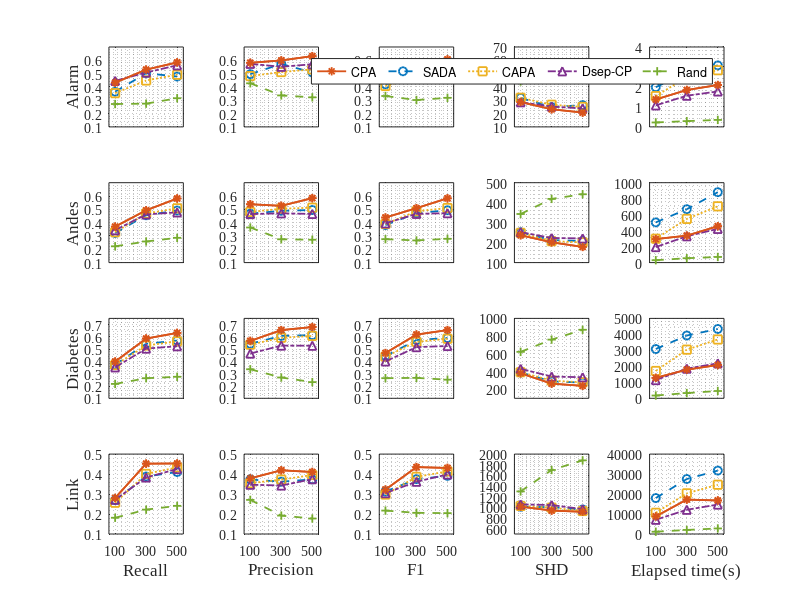

Write the MATLAB code that produced this figure.
clc;clear;tic;fs = 12;lw = 1.3;
load res_causaldiscovery
%%%%%%%%%%%%%%%%%%%%%%%%%%%%%%%%%%%%%%%%%%%%%%%%%%%%%%%%%%%%%%%%%%%%%%%%%%%
d = result(1:15,:);
for i = 1:5
    subplot(4,5,i)
    plot(1:3,d([1,6,11]+i-1,1),'*-','Color',[0.85 0.33 0.1],'LineWidth',lw);hold on
    plot(1:3,d([1,6,11]+i-1,2),'o--','Color',[0 0.45 0.74],'LineWidth',lw);hold on
    plot(1:3,d([1,6,11]+i-1,3),'s:','LineWidth',lw);hold on
    plot(1:3,d([1,6,11]+i-1,4),'^-.','LineWidth',lw);hold on
    plot(1:3,d([1,6,11]+i-1,5),'+--','LineWidth',lw);hold on
    plot(1:3,d([1,6,11]+i-1,1),'*-','Color',[0.85 0.33 0.1],'LineWidth',lw);hold on
    grid minor
    xlim([0.8,3.2]);
    set(gca,'xtick',[1 2 3]);
    set(gca,'xTickLabel',{'', '', ''},'Fontname','Times New Roman');
    if i == 1
        ylabel('Alarm','Fontname','Times New Roman','FontSize',fs);
         ylim([0.1,0.7]);
    elseif i ==2
         ylim([0.1,0.7]);
    elseif i ==3
         ylim([0.1,0.7]);
    elseif i ==4
         ylim([10,70]);
    elseif i ==5
         ylim([0,4]);
    end
end
legend('CPA','SADA','CAPA','Dsep-CP','Rand','Orientation','horizontal');

d = result(16:30,:);
for i = 1:5
    subplot(4,5,i+5)
    plot(1:3,d([1,6,11]+i-1,1),'*-','Color',[0.85 0.33 0.1],'LineWidth',lw);hold on
    plot(1:3,d([1,6,11]+i-1,2),'o--','Color',[0 0.45 0.74],'LineWidth',lw);hold on
    plot(1:3,d([1,6,11]+i-1,3),'s:','LineWidth',lw);hold on
    plot(1:3,d([1,6,11]+i-1,4),'^-.','LineWidth',lw);hold on
    plot(1:3,d([1,6,11]+i-1,5),'+--','LineWidth',lw);hold on
    plot(1:3,d([1,6,11]+i-1,1),'*-','Color',[0.85 0.33 0.1],'LineWidth',lw);hold on
    grid minor
    xlim([0.8,3.2]);
    set(gca,'xtick',[1 2 3]);
    set(gca,'xTickLabel',{'', '', ''},'Fontname','Times New Roman');
    if i == 1
        ylabel('Andes','Fontname','Times New Roman','FontSize',fs);
         ylim([0.1,0.7]);
    elseif i ==2
         ylim([0.1,0.7]);
    elseif i ==3
         ylim([0.1,0.7]);
    elseif i ==4
         ylim([100,500]);
    elseif i ==5
         ylim([0,1000]);
    end
end

d = result(31:45,:);
for i = 1:5
    subplot(4,5,i+10)
    plot(1:3,d([1,6,11]+i-1,1),'*-','Color',[0.85 0.33 0.1],'LineWidth',lw);hold on
    plot(1:3,d([1,6,11]+i-1,2),'o--','Color',[0 0.45 0.74],'LineWidth',lw);hold on
    plot(1:3,d([1,6,11]+i-1,3),'s:','LineWidth',lw);hold on
    plot(1:3,d([1,6,11]+i-1,4),'^-.','LineWidth',lw);hold on
    plot(1:3,d([1,6,11]+i-1,5),'+--','LineWidth',lw);hold on
    plot(1:3,d([1,6,11]+i-1,1),'*-','Color',[0.85 0.33 0.1],'LineWidth',lw);hold on
    grid minor
    xlim([0.8,3.2]);
    set(gca,'xtick',[1 2 3]);
    set(gca,'xTickLabel',{'', '', ''},'Fontname','Times New Roman');
    if i == 1
        ylabel('Diabetes','Fontname','Times New Roman','FontSize',fs);
         ylim([0.1,0.75]);
    elseif i ==2
         ylim([0.1,0.75]);
    elseif i ==3
         ylim([0.1,0.75]);
    elseif i ==4
         ylim([100,1000]);
    elseif i ==5
         ylim([0,5000]);
    end
end

d = result(46:60,:);
for i = 1:5
    subplot(4,5,i+15)
    plot(1:3,d([1,6,11]+i-1,1),'*-','Color',[0.85 0.33 0.1],'LineWidth',lw);hold on
    plot(1:3,d([1,6,11]+i-1,2),'o--','Color',[0 0.45 0.74],'LineWidth',lw);hold on
    plot(1:3,d([1,6,11]+i-1,3),'s:','LineWidth',lw);hold on
    plot(1:3,d([1,6,11]+i-1,4),'^-.','LineWidth',lw);hold on
    plot(1:3,d([1,6,11]+i-1,5),'+--','LineWidth',lw);hold on
    plot(1:3,d([1,6,11]+i-1,1),'*-','Color',[0.85 0.33 0.1],'LineWidth',lw);hold on
    grid minor
    xlim([0.8,3.2]);
    set(gca,'xtick',[1 2 3]);
    set(gca,'xTickLabel',{'100', '300', '500'},'Fontname','Times New Roman');
    if i == 1
        ylabel('Link','Fontname','Times New Roman','FontSize',fs);
        xlabel('Recall','Fontname','Times New Roman','FontSize',fs);
         ylim([0.1,0.5]);
    elseif i ==2
        xlabel('Precision','Fontname','Times New Roman','FontSize',fs);
         ylim([0.1,0.5]);
    elseif i ==3
        xlabel('F1','Fontname','Times New Roman','FontSize',fs);
         ylim([0.1,0.5]);
    elseif i ==4
        xlabel('SHD','Fontname','Times New Roman','FontSize',fs);
         ylim([500,2000]);
    elseif i ==5
        xlabel('Elapsed time(s)','Fontname','Times New Roman','FontSize',fs);
         ylim([0,40000]);
    end
end